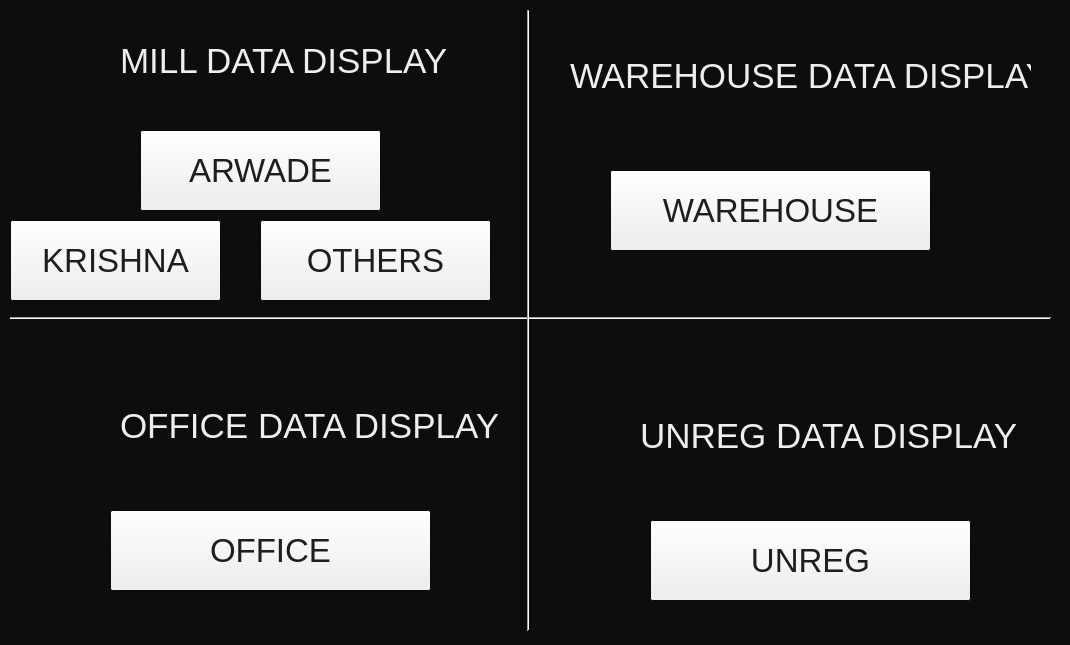
<?xml version="1.0" encoding="UTF-8"?>
<ui version="4.0">
 <class>ReportGen</class>
 <widget class="QMainWindow" name="ReportGen">
  <property name="geometry">
   <rect>
    <x>0</x>
    <y>0</y>
    <width>1070</width>
    <height>645</height>
   </rect>
  </property>
  <property name="palette">
   <palette>
    <active>
     <colorrole role="WindowText">
      <brush brushstyle="SolidPattern">
       <color alpha="255">
        <red>238</red>
        <green>238</green>
        <blue>238</blue>
       </color>
      </brush>
     </colorrole>
     <colorrole role="ButtonText">
      <brush brushstyle="SolidPattern">
       <color alpha="255">
        <red>248</red>
        <green>248</green>
        <blue>248</blue>
       </color>
      </brush>
     </colorrole>
     <colorrole role="Window">
      <brush brushstyle="SolidPattern">
       <color alpha="255">
        <red>13</red>
        <green>13</green>
        <blue>13</blue>
       </color>
      </brush>
     </colorrole>
    </active>
    <inactive>
     <colorrole role="WindowText">
      <brush brushstyle="SolidPattern">
       <color alpha="255">
        <red>238</red>
        <green>238</green>
        <blue>238</blue>
       </color>
      </brush>
     </colorrole>
     <colorrole role="ButtonText">
      <brush brushstyle="SolidPattern">
       <color alpha="255">
        <red>248</red>
        <green>248</green>
        <blue>248</blue>
       </color>
      </brush>
     </colorrole>
     <colorrole role="Window">
      <brush brushstyle="SolidPattern">
       <color alpha="255">
        <red>13</red>
        <green>13</green>
        <blue>13</blue>
       </color>
      </brush>
     </colorrole>
    </inactive>
    <disabled>
     <colorrole role="Base">
      <brush brushstyle="SolidPattern">
       <color alpha="255">
        <red>13</red>
        <green>13</green>
        <blue>13</blue>
       </color>
      </brush>
     </colorrole>
     <colorrole role="Window">
      <brush brushstyle="SolidPattern">
       <color alpha="255">
        <red>13</red>
        <green>13</green>
        <blue>13</blue>
       </color>
      </brush>
     </colorrole>
    </disabled>
   </palette>
  </property>
  <property name="font">
   <font>
    <pointsize>25</pointsize>
   </font>
  </property>
  <property name="windowTitle">
   <string>MainWindow</string>
  </property>
  <widget class="QWidget" name="centralwidget">
   <widget class="Line" name="line">
    <property name="geometry">
     <rect>
      <x>10</x>
      <y>310</y>
      <width>1041</width>
      <height>16</height>
     </rect>
    </property>
    <property name="orientation">
     <enum>Qt::Horizontal</enum>
    </property>
   </widget>
   <widget class="Line" name="line_2">
    <property name="geometry">
     <rect>
      <x>520</x>
      <y>10</y>
      <width>16</width>
      <height>621</height>
     </rect>
    </property>
    <property name="orientation">
     <enum>Qt::Vertical</enum>
    </property>
   </widget>
   <widget class="QPushButton" name="wh">
    <property name="geometry">
     <rect>
      <x>610</x>
      <y>170</y>
      <width>321</width>
      <height>81</height>
     </rect>
    </property>
    <property name="palette">
     <palette>
      <active>
       <colorrole role="ButtonText">
        <brush brushstyle="SolidPattern">
         <color alpha="255">
          <red>30</red>
          <green>30</green>
          <blue>30</blue>
         </color>
        </brush>
       </colorrole>
      </active>
      <inactive>
       <colorrole role="ButtonText">
        <brush brushstyle="SolidPattern">
         <color alpha="255">
          <red>30</red>
          <green>30</green>
          <blue>30</blue>
         </color>
        </brush>
       </colorrole>
      </inactive>
      <disabled/>
     </palette>
    </property>
    <property name="text">
     <string>WAREHOUSE</string>
    </property>
   </widget>
   <widget class="QPushButton" name="krishna">
    <property name="geometry">
     <rect>
      <x>10</x>
      <y>220</y>
      <width>211</width>
      <height>81</height>
     </rect>
    </property>
    <property name="palette">
     <palette>
      <active>
       <colorrole role="ButtonText">
        <brush brushstyle="SolidPattern">
         <color alpha="255">
          <red>30</red>
          <green>30</green>
          <blue>30</blue>
         </color>
        </brush>
       </colorrole>
      </active>
      <inactive>
       <colorrole role="ButtonText">
        <brush brushstyle="SolidPattern">
         <color alpha="255">
          <red>30</red>
          <green>30</green>
          <blue>30</blue>
         </color>
        </brush>
       </colorrole>
      </inactive>
      <disabled/>
     </palette>
    </property>
    <property name="text">
     <string>KRISHNA</string>
    </property>
   </widget>
   <widget class="QPushButton" name="other">
    <property name="geometry">
     <rect>
      <x>260</x>
      <y>220</y>
      <width>231</width>
      <height>81</height>
     </rect>
    </property>
    <property name="palette">
     <palette>
      <active>
       <colorrole role="ButtonText">
        <brush brushstyle="SolidPattern">
         <color alpha="255">
          <red>30</red>
          <green>30</green>
          <blue>30</blue>
         </color>
        </brush>
       </colorrole>
      </active>
      <inactive>
       <colorrole role="ButtonText">
        <brush brushstyle="SolidPattern">
         <color alpha="255">
          <red>30</red>
          <green>30</green>
          <blue>30</blue>
         </color>
        </brush>
       </colorrole>
      </inactive>
      <disabled/>
     </palette>
    </property>
    <property name="text">
     <string>OTHERS</string>
    </property>
   </widget>
   <widget class="QPushButton" name="arwade">
    <property name="geometry">
     <rect>
      <x>140</x>
      <y>130</y>
      <width>241</width>
      <height>81</height>
     </rect>
    </property>
    <property name="palette">
     <palette>
      <active>
       <colorrole role="ButtonText">
        <brush brushstyle="SolidPattern">
         <color alpha="255">
          <red>30</red>
          <green>30</green>
          <blue>30</blue>
         </color>
        </brush>
       </colorrole>
      </active>
      <inactive>
       <colorrole role="ButtonText">
        <brush brushstyle="SolidPattern">
         <color alpha="255">
          <red>30</red>
          <green>30</green>
          <blue>30</blue>
         </color>
        </brush>
       </colorrole>
      </inactive>
      <disabled/>
     </palette>
    </property>
    <property name="text">
     <string>ARWADE</string>
    </property>
   </widget>
   <widget class="QPushButton" name="office">
    <property name="geometry">
     <rect>
      <x>110</x>
      <y>510</y>
      <width>321</width>
      <height>81</height>
     </rect>
    </property>
    <property name="palette">
     <palette>
      <active>
       <colorrole role="ButtonText">
        <brush brushstyle="SolidPattern">
         <color alpha="255">
          <red>30</red>
          <green>30</green>
          <blue>30</blue>
         </color>
        </brush>
       </colorrole>
      </active>
      <inactive>
       <colorrole role="ButtonText">
        <brush brushstyle="SolidPattern">
         <color alpha="255">
          <red>30</red>
          <green>30</green>
          <blue>30</blue>
         </color>
        </brush>
       </colorrole>
      </inactive>
      <disabled/>
     </palette>
    </property>
    <property name="text">
     <string>OFFICE</string>
    </property>
   </widget>
   <widget class="QPushButton" name="unreg">
    <property name="geometry">
     <rect>
      <x>650</x>
      <y>520</y>
      <width>321</width>
      <height>81</height>
     </rect>
    </property>
    <property name="palette">
     <palette>
      <active>
       <colorrole role="ButtonText">
        <brush brushstyle="SolidPattern">
         <color alpha="255">
          <red>30</red>
          <green>30</green>
          <blue>30</blue>
         </color>
        </brush>
       </colorrole>
      </active>
      <inactive>
       <colorrole role="ButtonText">
        <brush brushstyle="SolidPattern">
         <color alpha="255">
          <red>30</red>
          <green>30</green>
          <blue>30</blue>
         </color>
        </brush>
       </colorrole>
      </inactive>
      <disabled/>
     </palette>
    </property>
    <property name="text">
     <string>UNREG</string>
    </property>
   </widget>
   <widget class="QLabel" name="label_2">
    <property name="geometry">
     <rect>
      <x>570</x>
      <y>10</y>
      <width>461</width>
      <height>131</height>
     </rect>
    </property>
    <property name="font">
     <font>
      <pointsize>26</pointsize>
     </font>
    </property>
    <property name="text">
     <string>WAREHOUSE DATA DISPLAY</string>
    </property>
   </widget>
   <widget class="QLabel" name="label">
    <property name="geometry">
     <rect>
      <x>120</x>
      <y>20</y>
      <width>391</width>
      <height>81</height>
     </rect>
    </property>
    <property name="font">
     <font>
      <pointsize>26</pointsize>
     </font>
    </property>
    <property name="text">
     <string>MILL DATA DISPLAY</string>
    </property>
   </widget>
   <widget class="QLabel" name="label_3">
    <property name="geometry">
     <rect>
      <x>120</x>
      <y>360</y>
      <width>391</width>
      <height>131</height>
     </rect>
    </property>
    <property name="font">
     <font>
      <pointsize>26</pointsize>
     </font>
    </property>
    <property name="text">
     <string>OFFICE DATA DISPLAY</string>
    </property>
   </widget>
   <widget class="QLabel" name="label_4">
    <property name="geometry">
     <rect>
      <x>640</x>
      <y>370</y>
      <width>381</width>
      <height>131</height>
     </rect>
    </property>
    <property name="font">
     <font>
      <pointsize>26</pointsize>
     </font>
    </property>
    <property name="text">
     <string>UNREG DATA DISPLAY</string>
    </property>
   </widget>
  </widget>
 </widget>
 <resources/>
 <connections/>
</ui>
